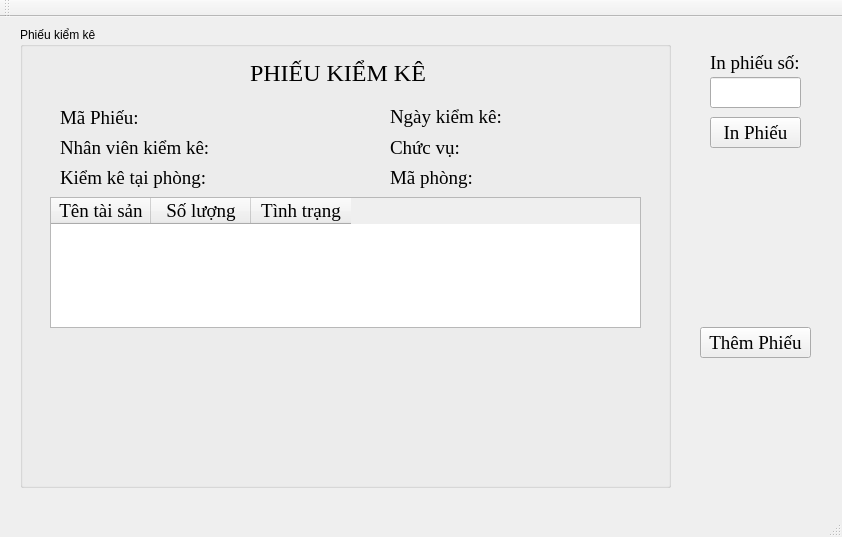
<?xml version="1.0" encoding="UTF-8"?>
<ui version="4.0">
 <class>Print_window</class>
 <widget class="QMainWindow" name="Print_window">
  <property name="geometry">
   <rect>
    <x>0</x>
    <y>0</y>
    <width>842</width>
    <height>537</height>
   </rect>
  </property>
  <property name="sizePolicy">
   <sizepolicy hsizetype="Preferred" vsizetype="Preferred">
    <horstretch>2</horstretch>
    <verstretch>0</verstretch>
   </sizepolicy>
  </property>
  <property name="windowTitle">
   <string>Phiếu kiểm kho</string>
  </property>
  <widget class="QWidget" name="centralWidget">
   <widget class="QPushButton" name="printButton">
    <property name="geometry">
     <rect>
      <x>710</x>
      <y>100</y>
      <width>91</width>
      <height>31</height>
     </rect>
    </property>
    <property name="font">
     <font>
      <family>Times New Roman</family>
      <pointsize>14</pointsize>
     </font>
    </property>
    <property name="text">
     <string>In Phiếu</string>
    </property>
   </widget>
   <widget class="QLineEdit" name="formNumber">
    <property name="geometry">
     <rect>
      <x>710</x>
      <y>60</y>
      <width>91</width>
      <height>31</height>
     </rect>
    </property>
    <property name="alignment">
     <set>Qt::AlignCenter</set>
    </property>
   </widget>
   <widget class="QLabel" name="label">
    <property name="geometry">
     <rect>
      <x>710</x>
      <y>30</y>
      <width>91</width>
      <height>31</height>
     </rect>
    </property>
    <property name="font">
     <font>
      <family>Times New Roman</family>
      <pointsize>14</pointsize>
     </font>
    </property>
    <property name="text">
     <string>In phiếu số:</string>
    </property>
   </widget>
   <widget class="QGroupBox" name="Form">
    <property name="geometry">
     <rect>
      <x>20</x>
      <y>10</y>
      <width>651</width>
      <height>461</height>
     </rect>
    </property>
    <property name="title">
     <string>Phiếu kiểm kê</string>
    </property>
    <widget class="QTableWidget" name="assetWidget">
     <property name="geometry">
      <rect>
       <x>30</x>
       <y>170</y>
       <width>591</width>
       <height>131</height>
      </rect>
     </property>
     <property name="sizePolicy">
      <sizepolicy hsizetype="Expanding" vsizetype="Expanding">
       <horstretch>0</horstretch>
       <verstretch>0</verstretch>
      </sizepolicy>
     </property>
     <property name="font">
      <font>
       <family>Times New Roman</family>
       <pointsize>14</pointsize>
      </font>
     </property>
     <column>
      <property name="text">
       <string>Tên tài sản</string>
      </property>
     </column>
     <column>
      <property name="text">
       <string>Số lượng</string>
      </property>
     </column>
     <column>
      <property name="text">
       <string>Tình trạng</string>
      </property>
     </column>
    </widget>
    <widget class="QLabel" name="staffname">
     <property name="geometry">
      <rect>
       <x>40</x>
       <y>110</y>
       <width>211</width>
       <height>21</height>
      </rect>
     </property>
     <property name="font">
      <font>
       <family>Times New Roman</family>
       <pointsize>14</pointsize>
      </font>
     </property>
     <property name="text">
      <string>Nhân viên kiểm kê: </string>
     </property>
    </widget>
    <widget class="QLabel" name="phieukiemke">
     <property name="geometry">
      <rect>
       <x>230</x>
       <y>30</y>
       <width>181</width>
       <height>31</height>
      </rect>
     </property>
     <property name="font">
      <font>
       <family>Times New Roman</family>
       <pointsize>18</pointsize>
      </font>
     </property>
     <property name="text">
      <string>PHIẾU KIỂM KÊ</string>
     </property>
    </widget>
    <widget class="QLabel" name="Roomname">
     <property name="geometry">
      <rect>
       <x>40</x>
       <y>140</y>
       <width>211</width>
       <height>21</height>
      </rect>
     </property>
     <property name="font">
      <font>
       <family>Times New Roman</family>
       <pointsize>14</pointsize>
      </font>
     </property>
     <property name="text">
      <string>Kiểm kê tại phòng: </string>
     </property>
    </widget>
    <widget class="QLabel" name="roomcode">
     <property name="geometry">
      <rect>
       <x>370</x>
       <y>140</y>
       <width>211</width>
       <height>21</height>
      </rect>
     </property>
     <property name="font">
      <font>
       <family>Times New Roman</family>
       <pointsize>14</pointsize>
      </font>
     </property>
     <property name="text">
      <string>Mã phòng:</string>
     </property>
    </widget>
    <widget class="QLabel" name="formcode">
     <property name="geometry">
      <rect>
       <x>40</x>
       <y>80</y>
       <width>181</width>
       <height>21</height>
      </rect>
     </property>
     <property name="font">
      <font>
       <family>Times New Roman</family>
       <pointsize>14</pointsize>
      </font>
     </property>
     <property name="text">
      <string>Mã Phiếu: </string>
     </property>
    </widget>
    <widget class="QLabel" name="position">
     <property name="geometry">
      <rect>
       <x>370</x>
       <y>110</y>
       <width>211</width>
       <height>21</height>
      </rect>
     </property>
     <property name="font">
      <font>
       <family>Times New Roman</family>
       <pointsize>14</pointsize>
      </font>
     </property>
     <property name="text">
      <string>Chức vụ:</string>
     </property>
    </widget>
    <widget class="QLabel" name="checkingday">
     <property name="geometry">
      <rect>
       <x>370</x>
       <y>80</y>
       <width>241</width>
       <height>20</height>
      </rect>
     </property>
     <property name="font">
      <font>
       <family>Times New Roman</family>
       <pointsize>14</pointsize>
      </font>
     </property>
     <property name="text">
      <string>Ngày kiểm kê:</string>
     </property>
    </widget>
   </widget>
   <widget class="QPushButton" name="addFormBtn">
    <property name="geometry">
     <rect>
      <x>700</x>
      <y>310</y>
      <width>111</width>
      <height>31</height>
     </rect>
    </property>
    <property name="font">
     <font>
      <family>Times New Roman</family>
      <pointsize>14</pointsize>
     </font>
    </property>
    <property name="text">
     <string>Thêm Phiếu</string>
    </property>
   </widget>
  </widget>
  <widget class="QMenuBar" name="menuBar">
   <property name="geometry">
    <rect>
     <x>0</x>
     <y>0</y>
     <width>842</width>
     <height>21</height>
    </rect>
   </property>
  </widget>
  <widget class="QToolBar" name="mainToolBar">
   <attribute name="toolBarArea">
    <enum>TopToolBarArea</enum>
   </attribute>
   <attribute name="toolBarBreak">
    <bool>false</bool>
   </attribute>
  </widget>
  <widget class="QStatusBar" name="statusBar"/>
 </widget>
 <layoutdefault spacing="6" margin="11"/>
 <resources/>
 <connections/>
</ui>
